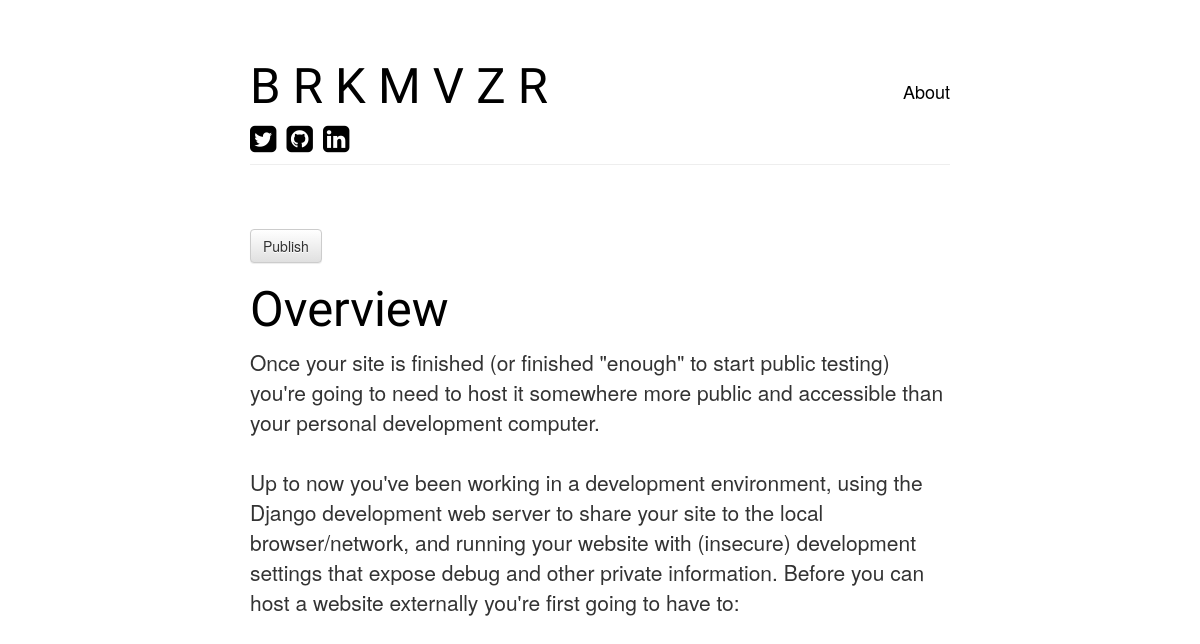
/post/5/, run on the app's committed database.
### blog/models.py (models this page shows, shortened)
class Post(models.Model):
    author = models.ForeignKey('auth.User', on_delete=models.CASCADE)
    title = models.CharField(max_length=200)
    text = models.TextField()
    created_date = models.DateTimeField(
                   default=timezone.now)
    published_date = models.DateTimeField(
                     blank=True, null=True)

### blog/views.py (the view)
# urls.py: path('post/<int:pk>/', views.post_detail, name='post_detail'),
def post_detail(request, pk):
    post = get_object_or_404(Post, pk=pk)
    return render(request, 'blog/post_detail.html', {'post': post})

### blog/templates/blog/post_detail.html (shortened to what this page needs)
{% extends 'blog/base.html' %}
{% block content %}
    <div class="post">
        {% if post.published_date %}
            <div class="date">
                {{ post.published_date }}
        {% else %}
            <a class="btn btn-default" href="{% url 'post_publish' pk=post.pk %}">Publish</a>
        {% endif %}
        <h1>{{ post.title }}</h1>
        <p class="post-summary">{{ post.text|linebreaksbr }}</p>
    </div>
{% endblock %}

### blog/static/css/blogtwo.css (style rules this page uses)
body { text-align: center; }
.post { margin-top: 8vh; }
h1 { color:black; font-family: 'Jua', sans-serif; font-size: 3.5em; }
a { color: black; }
.post-summary { font-size: 1.5em; }

### data on the page
Post: title "Overview", text "Once your site is finished (or finished \"enough\" to start public testing) you're going to need to host it somewhere more public and accessible than your personal development computer. Up to now you've been working in a development environment, using the Django development web server to share your site to the local browser/network, and running your website with (insecure) development settings that expose debug and other private information. Before you can host a website externally you're first going to have to:"
